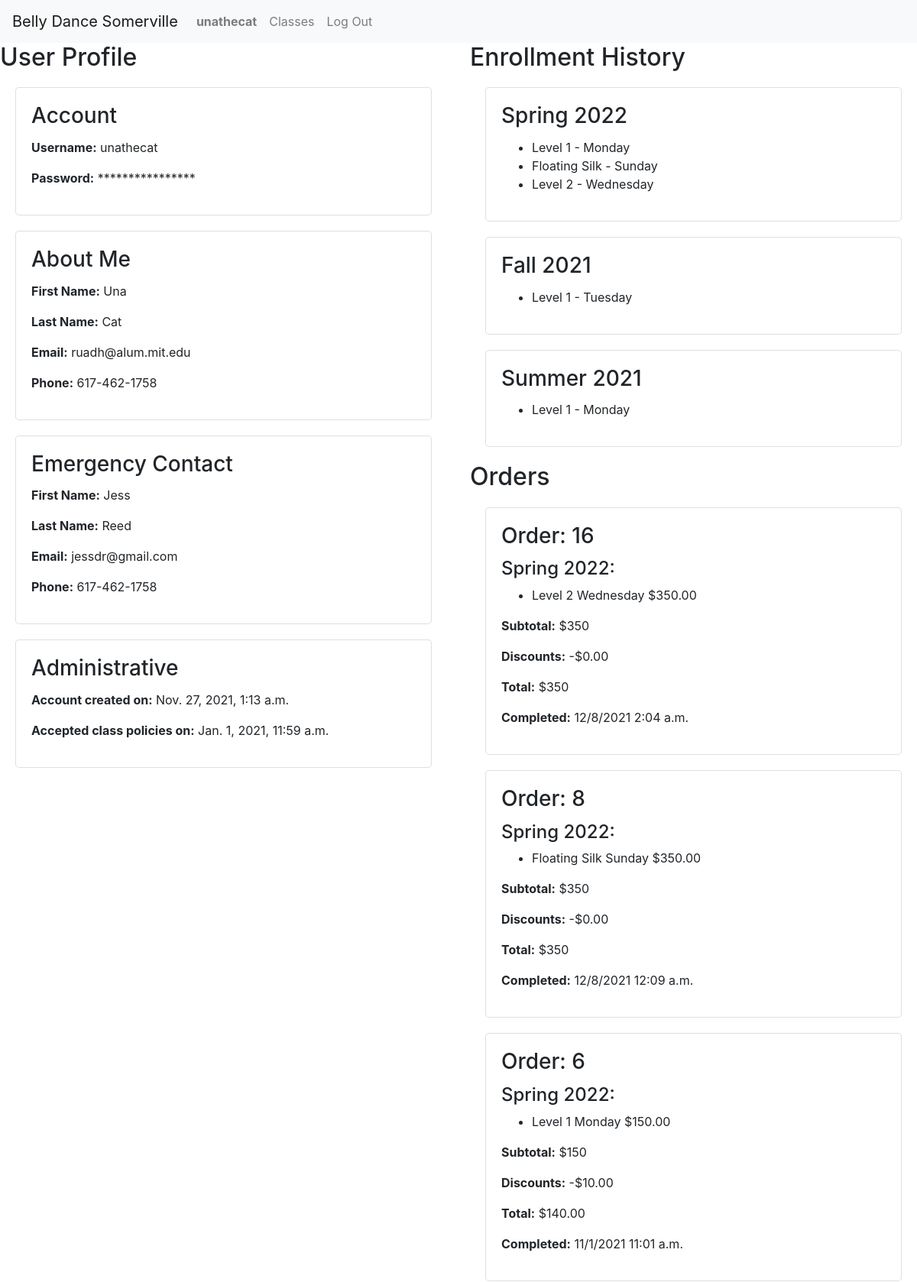
The app's page /users/32 (signed in, upper part), older data.
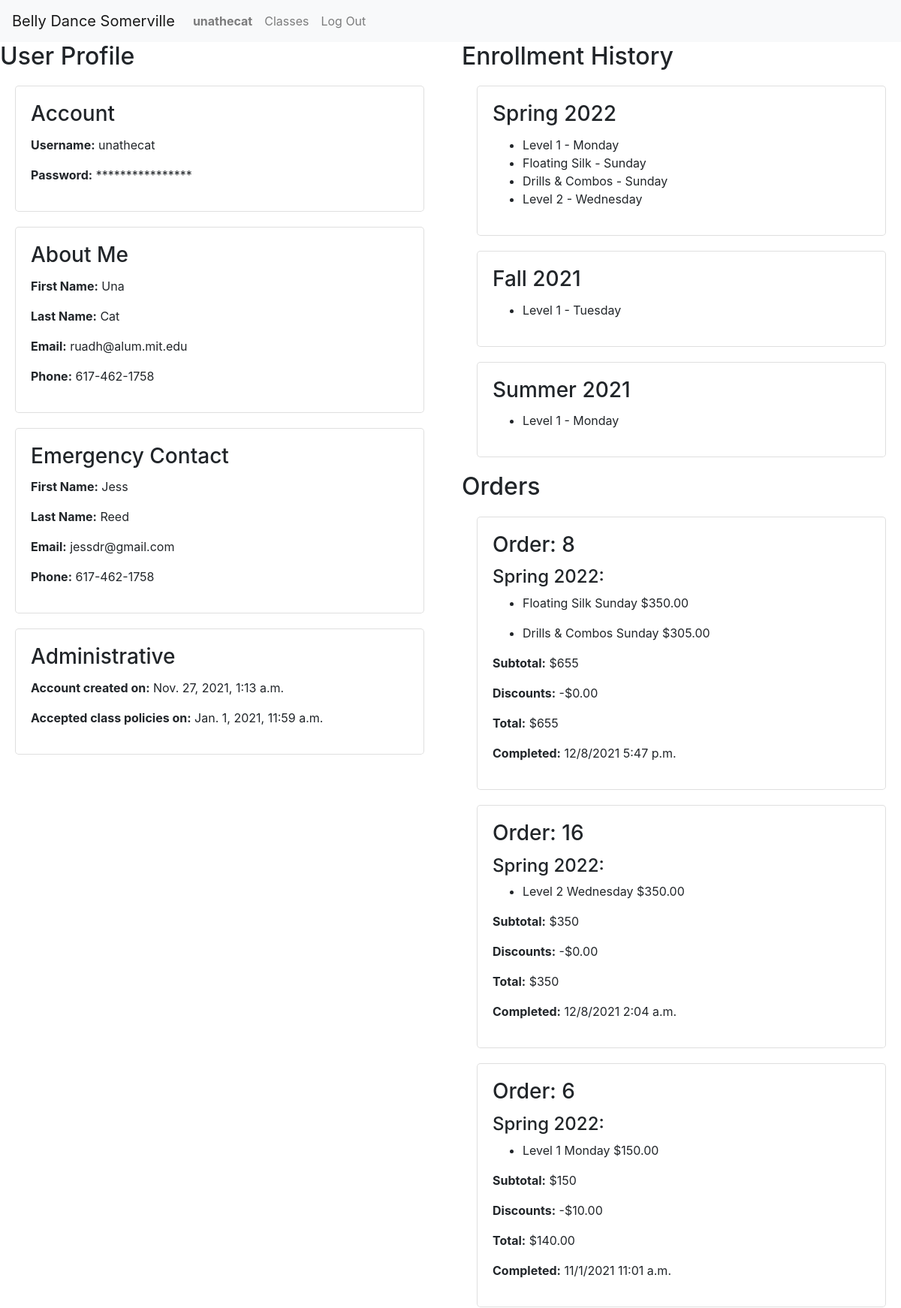
The same page, newer data.
### enrollment/models.py (models this page shows, shortened)
class Semester(models.Model):
    name = models.CharField(max_length=128, null=False, blank=False)
    start_date = models.DateField(null=False, blank=False)
    end_date = models.DateField(null=False, blank=False)
    registration_open = models.DateTimeField(null=False, blank=False)
    registration_close = models.DateTimeField(null=False, blank=False)
    recital_date = models.DateTimeField(null=True, blank=True)
    hide = models.BooleanField(default=True, null=True, blank=True)
    def __str__(self):
        return self.name

class LineItem(models.Model):
    order = models.ForeignKey(Order, on_delete=PROTECT,
                              null=False, blank=False, related_name='line_items')
    offering = models.ForeignKey(
        Offering, on_delete=PROTECT, null=False, blank=False, related_name='line_items')
    planned_absences = models.CharField(max_length=1024, null=True, blank=True)
    price = models.DecimalField(
        max_digits=6, decimal_places=2, null=False, blank=False)

class Offering(models.Model):
    course = models.ForeignKey(
        Course, on_delete=PROTECT, null=False, blank=False, related_name='offerings')
    semester = models.ForeignKey(
        Semester, on_delete=PROTECT, null=False, blank=False, related_name='offerings')
    location = models.ForeignKey(
        Location, on_delete=PROTECT, null=False, blank=False, related_name='offerings')
    price = models.DecimalField(
        max_digits=7, decimal_places=2, null=False, blank=False)
    weekday = models.IntegerField(
        choices=settings.WEEKDAYS, null=False, blank=False)
    start_time = models.TimeField(null=False, blank=False)
    end_time = models.TimeField(null=False, blank=False)
    timezone = models.CharField(max_length=32, choices=TIMEZONES,
                                default=settings.DEFAULT_TIMEZONE)
    start_date = models.DateField(null=False, blank=False)
    end_date = models.DateField(null=False, blank=False)
    backup_date = models.DateField(null=False, blank=False)
    capacity = models.IntegerField(null=False, blank=False)
    schedule_notes = models.CharField(max_length=2048, null=True, blank=True)
    notes = models.CharField(max_length=2048, null=True, blank=True)
    @property
    def weekday_name(self):
        return settings.WEEKDAYS[self.weekday][1]

class Course(models.Model):
    title = models.CharField(max_length=64, null=False, blank=False)
    subtitle = models.CharField(max_length=256, null=False, blank=False)
    description = models.TextField(max_length=4096, null=False, blank=False, help_text=settings.MARKDOWN_HELP_TEXT)
    requirements = models.CharField(max_length=256, null=False, blank=False)
    qualifications = models.CharField(max_length=1024, null=False, blank=False)

class Order(models.Model):
    student = models.ForeignKey(
        User, on_delete=PROTECT, null=False, blank=False, related_name='orders')
    discount = models.DecimalField(
        max_digits=8, decimal_places=2, null=True, blank=True)
    completed = models.DateTimeField(null=True, blank=True)
    @property
    def subtotal(self):
        try:
            amount = self.line_items.aggregate(Sum('price'))['price__sum']
        except Exception:
            return 0
        return 0 if amount == None else amount
    @property
    def total(self):
        return self.subtotal - self.discount if self.discount != None else self.subtotal

### enrollment/views.py (the view)
# urls.py: path('users/<int:id>', views.view_profile, name='view_profile'),
@login_required
def view_profile(request, id):
    if request.user.id == id or request.user.is_staff:
        try:
            profile = User.objects.get(id=id)
        except User.DoesNotExist:
            return render(request, 'enrollment/profile.html', {
                'orders': None,
                'message': f'User {id} not found.'
            })
        semesters = Semester.objects.filter(
            offerings__line_items__order__student=id, offerings__line_items__order__completed__isnull=False).order_by('-start_date').distinct()
        for semester in semesters:
            semester.enrollments = LineItem.objects.filter(order__student=id).filter(
                offering__semester=semester).exclude(order__completed=None)
        orders = completed_orders(request, id).order_by('-completed')
        for order in orders:
            order.items = order.line_items.all()
        return render(request, 'enrollment/profile.html', {
            'orders': orders,
            'semesters': semesters,
            'profile': profile
        })
    else:
        return render(request, 'enrollment/profile.html', {
            'orders': None,
            'message': 'You may not view other users\' profiles'
        })

### enrollment/context_processors.py (called while the page is built)
def global_settings(request):
    return {
    'DEFAULT_TIMEZONE': settings.DEFAULT_TIMEZONE,
    'DATE_TIME_FORMAT': settings.DATE_TIME_FORMAT,
    'DATE_TIME_TIMEZONE_FORMAT': settings.DATE_TIME_TIMEZONE_FORMAT,
    'SCHOOL_NAME': settings.SCHOOL_NAME,
    'SCHOOL_POLICIES': settings.SCHOOL_POLICIES,
    'NO_OFFERINGS': settings.NO_OFFERINGS,
    }

### enrollment/models.py (called while the page is built)
    @property
    def current_time(self):
        return timezone.now()

### enrollment/views.py (called while the page is built)
def completed_orders(request, user):
    try:
        orders = Order.objects.filter(student=user).exclude(completed=None)
    except Order.DoesNotExist:
        return None
    return orders

### enrollment/templates/enrollment/profile.html (shortened to what this page needs)
{% extends "enrollment/layout.html" %}
{% block body %}
<div class="row">
    {% if profile %}
    <div class="col-md">
        <h2>User Profile</h2>
        <div class="card">
            <div class="card-body">
                <h3 class="card-title">Account</h3>
                <p><span class="label">Username:</span> {{profile.username}}</p>
                <p><span class="label">Password:</span> ****************</p>
            </div>
        </div>
        <div class="card">
            <div class="card-body">
                <h3 class="card-title">About Me</h3>
                <p><span class="label">First Name:</span> {{profile.first_name}}</p>
                <p><span class="label">Last Name:</span> {{profile.last_name}}</p>
                <p><span class="label">Email:</span> {{profile.email}}</p>
                <p><span class="label">Phone:</span> {{profile.phone}}</p>
            </div>
        </div>
        <div class="card">
            <div class="card-body">
                <h3 class="card-title">Emergency Contact</h3>
                <p><span class="label">First Name:</span> {{profile.emergency_first}}</p>
                <p><span class="label">Last Name:</span> {{profile.emergency_last}}</p>
                <p><span class="label">Email:</span> {{profile.emergency_email}}</p>
                <p><span class="label">Phone:</span> {{profile.emergency_phone}}</p>
            </div>
        </div>
        <div class="card">
            <div class="card-body">
                <h3 class="card-title">Administrative</h3>
                <p><span class="label">Account created on:</span> {{profile.date_joined}}</p>
                <p><span class="label">Accepted class policies on:</span> {{profile.accept_terms}}</p>
            </div>
        </div>
    </div>
    {% endif %}
    <div class="col-md">
        {% if semesters %}
            <h2>Enrollment History</h2>
            {% for semester in semesters %}
                <div class="card">
                    <div class="card-body">
                        <h3 class="card-title">{{semester.name}}</h3>
                        <ul>
                            {% for enrollment in semester.enrollments %}
                                <li>{{enrollment.offering.course.title}} - {{enrollment.offering.weekday_name}} </li>
                            {% endfor %}
                        </ul>
                    </div>
                </div>
            {% endfor %}
        {% endif %}
        {% if orders %}
        <h2>Orders</h2>
        {% for order in orders %}
            <div class="card">
                <div class="card-body">
                    <h3 class="card-title">Order: {{order.id}}</h3>
                    <h4>{{order.items.0.offering.semester}}:</h4>
                    {% for item in order.items %}
                        <ul>
                            <li>{{item.offering.course.title}} {{item.offering.weekday_name}} ${{item.price}}
                            </li>
                        </ul>
                    {% endfor %}
                    <p><span class="label">Subtotal:</span> ${{order.subtotal}}</p>
                    <p><span class="label">Discounts:</span> -${{order.discount|default_if_none:"0.00"}}</p>
                    <p><span class="label">Total:</span> ${{order.total}}</p>
                    <p><span class="label">Completed:</span> {{order.completed|date:"n/j/Y g:i a"}}</p>
                </div>
            </div>
        {% endfor %}
        {% endif %}
    </div>
</div>
{% endblock %}

Row changes from the older to the newer data that the page shows:
added LineItem: offering.course "Drills & Combos", offering.weekday_name "Sunday", price "305.00"
changed Order id 8: subtotal "350" → "655"; total "350" → "655"; completed "12/8/2021 12:09 a.m." → "12/8/2021 5:47 p.m."; moves up the list
